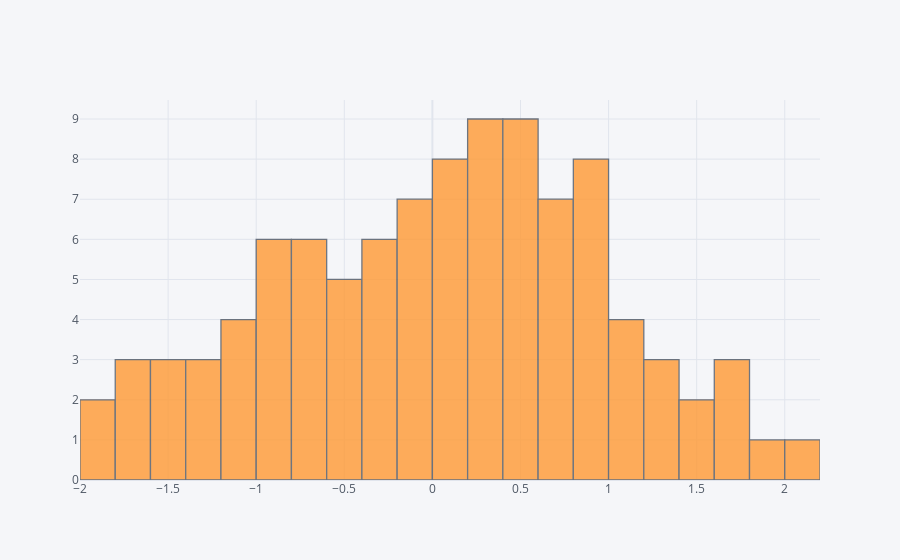

Here is the notebook cell this chart was saved with:
### Markdown cell above
## Histograma

### Code cell
df['A'].iplot(kind='hist',bins=25)

### Figure 1 — Plotly figure (JSON) as saved in the notebook; plotly's stock layout.template omitted (floating-point values rounded to 4 significant figures)
{"data": [{"histfunc": "count", "histnorm": "", "marker": {"color": "rgba(255, 153, 51, 1.0)", "line": {"color": "#4D5663", "width": 1.3}}, "name": "A", "nbinsx": 25, "opacity": 0.8, "orientation": "v", "type": "histogram", "x": [-0.9734, -1.832, 1.614, 1.832, -0.5704, -1.474, 0.3557, 0.5896, -0.1659, 1.253, 0.8245, -0.8311, -1.272, 0.8814, 0.03008, 1.797, 0.3694, -0.8813, -0.3146, -0.4468, 0.324, -0.4175, -0.8936, -1.773, -0.1751, 1.786, 0.8693, -0.9119, 0.06856, 0.5984, -0.3125, -1.624, -1.542, 1.329, -1.094, 0.2193, 0.8354, 1.111, 0.5706, 1.518, -0.7413, 0.7179, -0.1192, -0.5191, -1.223, -0.2485, 1.138, -0.03308, 0.5175, 0.7544, -0.6519, 2.071, 0.4427, 0.05654, -1.005, -0.7864, 0.2785, 0.3916, 0.4351, 1.305, 1.521, 0.5703, -0.2012, -0.04785, 0.9509, 0.1004, 0.05724, -0.04031, 0.7335, 0.8983, 1.116, 0.8845, -0.6148, 1.159, -1.217, -0.889, -1.894, -0.3314, -0.2695, 0.9962, 0.03608, -0.487, -0.734, 0.5475, -1.102, -1.482, -1.65, 0.2038, 0.1762, -0.6018, 0.3591, 0.7428, 0.4858, 0.6946, -1.149, 0.6131, 0.1789, 0.2645, -0.1071, 0.6223]}], "layout": {"barmode": "overlay", "legend": {"bgcolor": "#F5F6F9", "font": {"color": "#4D5663"}}, "paper_bgcolor": "#F5F6F9", "plot_bgcolor": "#F5F6F9", "title": {"font": {"color": "#4D5663"}}, "xaxis": {"gridcolor": "#E1E5ED", "showgrid": true, "tickfont": {"color": "#4D5663"}, "title": {"font": {"color": "#4D5663"}, "text": ""}, "zerolinecolor": "#E1E5ED"}, "yaxis": {"gridcolor": "#E1E5ED", "showgrid": true, "tickfont": {"color": "#4D5663"}, "title": {"font": {"color": "#4D5663"}, "text": ""}, "zerolinecolor": "#E1E5ED"}}}
